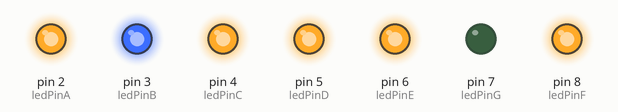
The sketch below on a simulated Arduino Uno, built with avr-gcc and run on an emulated ATmega328P. On the bench: output pins drawn as LEDs (lit = HIGH).

Above: at 0.5 s.
At 1.5 s:
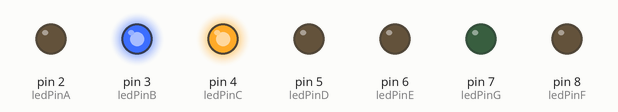
At 3.5 s:
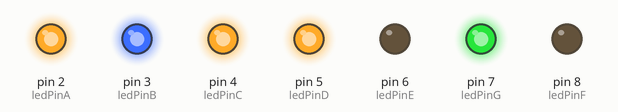
At 6.5 s:
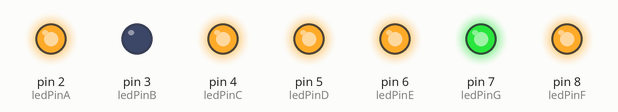
At 9.5 s:
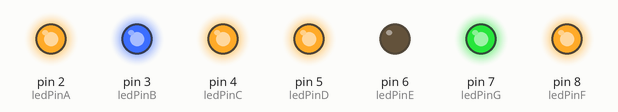
At 12.5 s:
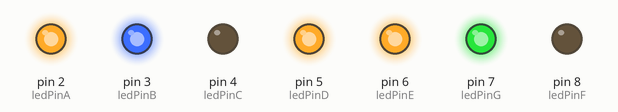
Timing chart, 0 to 13.0 s (numbered marks = the images above):
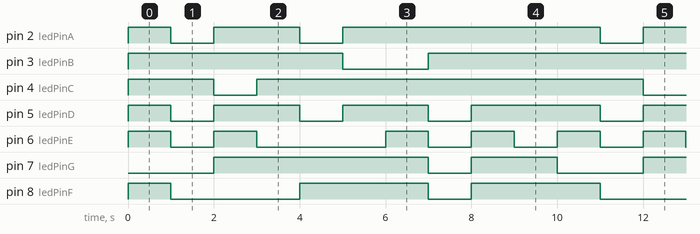

Measured:
- by itself, pin 2 (ledPinA): repeats every 10.0 s: LOW 1.0 s, HIGH 2.0 s, LOW 1.0 s, HIGH 6.0 s
- by itself, pin 3 (ledPinB): repeats every 10.0 s: LOW 2.0 s, HIGH 8.0 s
- by itself, pin 4 (ledPinC): repeats every 10.0 s: LOW 1.0 s, HIGH 9.0 s
- by itself, pin 5 (ledPinD): repeats every 10.0 s: 2 × (LOW 1.0 s, HIGH 2.0 s), LOW 1.0 s, HIGH 3.0 s
- by itself, pin 6 (ledPinE): repeats every 10.0 s: LOW 1.0 s, HIGH 1.0 s, LOW 3.0 s, 2 × (HIGH 1.0 s, LOW 1.0 s), HIGH 1.0 s
- by itself, pin 7 (ledPinG): repeats every 10.0 s: LOW 1.0 s, HIGH 2.0 s, LOW 2.0 s, HIGH 5.0 s
- by itself, pin 8 (ledPinF): repeats every 10.0 s: LOW 3.0 s, HIGH 3.0 s, LOW 1.0 s, HIGH 3.0 s

The sketch:

7SegmentLedNumbers.ino
```cpp
const int ledPinA = 2;
const int ledPinB = 3;
const int ledPinC = 4;
const int ledPinD = 5;
const int ledPinE = 6;
const int ledPinG = 7;
const int ledPinF = 8;

void setup()
{
    // put your setup code here, to run once:

    pinMode(ledPinA, OUTPUT);
    pinMode(ledPinB, OUTPUT);
    pinMode(ledPinC, OUTPUT);
    pinMode(ledPinD, OUTPUT);
    pinMode(ledPinE, OUTPUT);
    pinMode(ledPinF, OUTPUT);
    pinMode(ledPinG, OUTPUT);
}

void loop()
{

    //number zero, this needs everything apart from the middle led
    digitalWrite(ledPinA, HIGH); //top led
    digitalWrite(ledPinB, HIGH); //top right led
    digitalWrite(ledPinC, HIGH); //botttom right led
    digitalWrite(ledPinD, HIGH); // bottom led
    digitalWrite(ledPinE, HIGH); //bottom left led
    digitalWrite(ledPinF, HIGH); //top lef led
    delay(1000);
    digitalWrite(ledPinA, LOW); //top led
    digitalWrite(ledPinB, LOW); //top right led
    digitalWrite(ledPinC, LOW); //botttom right led
    digitalWrite(ledPinD, LOW); // bottom led
    digitalWrite(ledPinE, LOW); //bottom left led
    digitalWrite(ledPinF, LOW); //top lef led
    digitalWrite(ledPinG, LOW); //middle led

    //this is the number one led
    digitalWrite(ledPinB, HIGH); //top right led
    digitalWrite(ledPinC, HIGH); //botttom right led
    delay(1000);
    digitalWrite(ledPinA, LOW); //top led
    digitalWrite(ledPinB, LOW); //top right led
    digitalWrite(ledPinC, LOW); //botttom right led
    digitalWrite(ledPinD, LOW); // bottom led
    digitalWrite(ledPinE, LOW); //bottom left led
    digitalWrite(ledPinF, LOW); //top lef led
    digitalWrite(ledPinG, LOW); //middle leD

    //this is the number two led
    digitalWrite(ledPinA, HIGH); //top led
    digitalWrite(ledPinB, HIGH); //top right led
    digitalWrite(ledPinG, HIGH); //middle led
    digitalWrite(ledPinD, HIGH); // bottom led
    digitalWrite(ledPinE, HIGH); //bottom left led
    delay(1000);
    digitalWrite(ledPinA, LOW); //top led
    digitalWrite(ledPinB, LOW); //top right led
    digitalWrite(ledPinC, LOW); //botttom right led
    digitalWrite(ledPinD, LOW); // bottom led
    digitalWrite(ledPinE, LOW); //bottom left led
    digitalWrite(ledPinF, LOW); //top lef led
    digitalWrite(ledPinG, LOW); //middle led

    //this is number three led
    digitalWrite(ledPinA, HIGH); //top led
    digitalWrite(ledPinB, HIGH); //top right led
    digitalWrite(ledPinG, HIGH); //middle led
    digitalWrite(ledPinD, HIGH); // bottom led
    digitalWrite(ledPinC, HIGH); //botttom right led
    delay(1000);
    digitalWrite(ledPinA, LOW); //top led
    digitalWrite(ledPinB, LOW); //top right led
    digitalWrite(ledPinC, LOW); //botttom right led
    digitalWrite(ledPinD, LOW); // bottom led
    digitalWrite(ledPinE, LOW); //bottom left led
    digitalWrite(ledPinF, LOW); //top lef led
    digitalWrite(ledPinG, LOW); //middle

    //number four
    digitalWrite(ledPinC, HIGH); //botttom right
    digitalWrite(ledPinC, HIGH); //botttom right
    digitalWrite(ledPinG, HIGH); //middle
    digitalWrite(ledPinB, HIGH); //top right
    digitalWrite(ledPinF, HIGH); //top lef led
    delay(1000);
    digitalWrite(ledPinA, LOW); //top led
    digitalWrite(ledPinB, LOW); //top right led
    digitalWrite(ledPinC, LOW); //botttom right led
    digitalWrite(ledPinD, LOW); // bottom led
    digitalWrite(ledPinE, LOW); //bottom left led
    digitalWrite(ledPinF, LOW); //top lef led
    digitalWrite(ledPinG, LOW); //middle

    //number five
    digitalWrite(ledPinA, HIGH); //top led
    digitalWrite(ledPinF, HIGH); //top lef
    digitalWrite(ledPinG, HIGH); //middle
    digitalWrite(ledPinC, HIGH); //botttom right led
    digitalWrite(ledPinD, HIGH); // bottom led
    delay(1000);
    digitalWrite(ledPinA, LOW); //top led
    digitalWrite(ledPinB, LOW); //top right led
    digitalWrite(ledPinC, LOW); //botttom right led
    digitalWrite(ledPinD, LOW); // bottom led
    digitalWrite(ledPinE, LOW); //bottom left led
    digitalWrite(ledPinF, LOW); //top lef led
    digitalWrite(ledPinG, LOW); //middle

    //number 6
    digitalWrite(ledPinA, HIGH); //top led
    digitalWrite(ledPinF, HIGH); //top lef
    digitalWrite(ledPinG, HIGH); //middle
    digitalWrite(ledPinE, HIGH); //bottom left led
    digitalWrite(ledPinC, HIGH); //botttom right led
    digitalWrite(ledPinD, HIGH); // bottom led
    delay(1000);
    digitalWrite(ledPinA, LOW); //top led
    digitalWrite(ledPinB, LOW); //top right led
    digitalWrite(ledPinC, LOW); //botttom right led
    digitalWrite(ledPinD, LOW); // bottom led
    digitalWrite(ledPinE, LOW); //bottom left led
    digitalWrite(ledPinF, LOW); //top lef led
    digitalWrite(ledPinG, LOW); //middle

    //number 7
    digitalWrite(ledPinA, HIGH); //top led
    digitalWrite(ledPinB, HIGH); //top right
    digitalWrite(ledPinC, HIGH); //botttom right led
    delay(1000);
    digitalWrite(ledPinA, LOW); //top led
    digitalWrite(ledPinB, LOW); //top right led
    digitalWrite(ledPinC, LOW); //botttom right led
    digitalWrite(ledPinD, LOW); // bottom led
    digitalWrite(ledPinE, LOW); //bottom left led
    digitalWrite(ledPinF, LOW); //top lef led
    digitalWrite(ledPinG, LOW); //

    //number 8

    digitalWrite(ledPinA, HIGH); //top led
    digitalWrite(ledPinB, HIGH); //top right led
    digitalWrite(ledPinC, HIGH); //botttom right led
    digitalWrite(ledPinD, HIGH); // bottom led
    digitalWrite(ledPinE, HIGH); //bottom left led
    digitalWrite(ledPinF, HIGH); //top lef led
    digitalWrite(ledPinG, HIGH); //
    delay(1000);
    digitalWrite(ledPinA, LOW); //top led
    digitalWrite(ledPinB, LOW); //top right led
    digitalWrite(ledPinC, LOW); //botttom right led
    digitalWrite(ledPinD, LOW); // bottom led
    digitalWrite(ledPinE, LOW); //bottom left led
    digitalWrite(ledPinF, LOW); //top lef led
    digitalWrite(ledPinG, LOW); //

    //number 9
    digitalWrite(ledPinA, HIGH); //top led
    digitalWrite(ledPinB, HIGH); //top right led
    digitalWrite(ledPinC, HIGH); //botttom right led
    digitalWrite(ledPinD, HIGH); // bottom led
    digitalWrite(ledPinF, HIGH); //top lef led
    digitalWrite(ledPinG, HIGH); //
    delay(1000);
    digitalWrite(ledPinA, LOW); //top led
    digitalWrite(ledPinB, LOW); //top right led
    digitalWrite(ledPinC, LOW); //botttom right led
    digitalWrite(ledPinD, LOW); // bottom led
    digitalWrite(ledPinE, LOW); //bottom left led
    digitalWrite(ledPinF, LOW); //top lef led
    digitalWrite(ledPinG, LOW); //

    // put your main code here, to run repeatedly:
}
```
